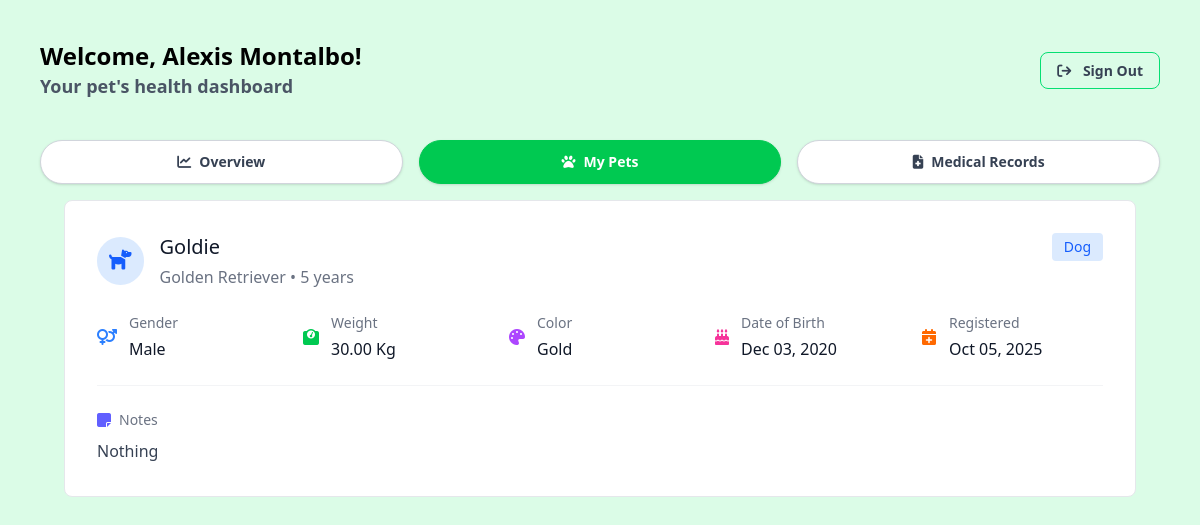
Before: /owner/my-pets.php (signed in) with the older database file.
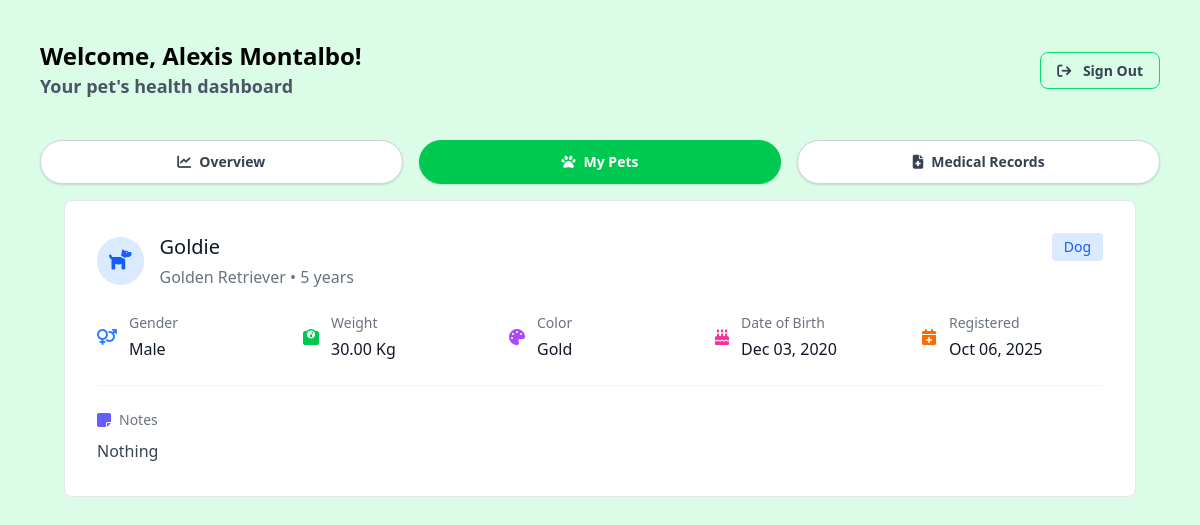
After: the same page with the newer database file.
### tables this page shows
CREATE TABLE `pets` (
  `id` int(10) UNSIGNED NOT NULL,
  `owner_id` bigint(20) DEFAULT NULL,
  `name` text NOT NULL,
  `species` text NOT NULL,
  `breed` text DEFAULT NULL,
  `age` int(11) DEFAULT NULL,
  `age_unit` enum('Days','Months','Years') DEFAULT NULL,
  `gender` enum('Male','Female') DEFAULT NULL,
  `weight` decimal(5,2) DEFAULT NULL,
  `weight_unit` enum('Kg','Lbs') DEFAULT NULL,
  `color` varchar(255) DEFAULT NULL,
  `birth_date` date DEFAULT NULL,
  `notes` longtext DEFAULT NULL,
  `registered_at` timestamp NOT NULL DEFAULT current_timestamp() ON UPDATE current_timestamp(),
  `status` enum('Alive','Dead') NOT NULL DEFAULT 'Alive'
);

### functions/session.php (called while the page is built, shortened)
<?php
class SessionManager
{
    public static function isLoggedIn(): bool
    {
        return isset($_SESSION['user_id']);
    }
    public static function getUser(PDO $pdo): ?array
    {
        $userId = $_SESSION['user_id'];
        $accessType = $_SESSION['access_type'] ?? null;
        if ($accessType === 'owner') {
            $stmt = $pdo->prepare("
            SELECT o.id AS owner_id, o.name, o.email, o.phone, o.address, o.status, o.created_at,
                   u.id AS user_id, u.email, u.access_type
            FROM owners o
            INNER JOIN users u ON o.user_id = u.id
            WHERE u.id = ?
        ");
            $stmt->execute([$userId]);
            return $stmt->fetch(PDO::FETCH_ASSOC) ?: null;
        }
    }
}
?>

### helpers/fetch.php (called while the page is built, shortened)
<?php
function fetchAllData(PDO $pdo, string $query, array $params = []): array
{
    $stmt = $pdo->prepare($query);
    $stmt->execute($params);
    return $stmt->fetchAll(PDO::FETCH_ASSOC);
}

### owner/my-pets.php (the view, shortened to what the changed rows need)
<?php
include_once __DIR__ . '/../config/config.php';
require_once __DIR__ . '/../functions/session.php';
require_once __DIR__ . '/../helpers/fetch.php';
$client = SessionManager::getUser($pdo);
?>
<!DOCTYPE html>
<html lang="en">
<head>
    <link rel="stylesheet" href="../assets/css/output.css">
    <link href="https://cdnjs.cloudflare.com/ajax/libs/font-awesome/6.4.0/css/all.min.css" rel="stylesheet">
</head>
<body class="bg-green-100 w-full">
    <?php
    include_once '../includes/owner-header.php';
    ?>
    <main class="max-w-[1400px] mx-auto px-4 md:px-8 lg:px-16 py-4">
        <div class="space-y-4 md:space-y-6">
            <?php
            $pets = fetchAllData(
                $pdo,
                "SELECT * FROM pets WHERE owner_id = ?",
                [$client['owner_id']]
            );
            $speciesData = [
                'Dog' => ['icon' => 'fa-dog', 'color' => 'text-blue-600', 'bg' => 'bg-blue-100'],
                'Cat' => ['icon' => 'fa-cat', 'color' => 'text-purple-600', 'bg' => 'bg-purple-100'],
                'Bird' => ['icon' => 'fa-dove', 'color' => 'text-green-600', 'bg' => 'bg-green-100'],
                'Fish' => ['icon' => 'fa-fish', 'color' => 'text-teal-600', 'bg' => 'bg-teal-100'],
                'Rabbit' => ['icon' => 'fa-rabbit', 'color' => 'text-pink-600', 'bg' => 'bg-pink-100'],
                'Hamster' => ['icon' => 'fa-mouse', 'color' => 'text-orange-600', 'bg' => 'bg-orange-100'],
                'default' => ['icon' => 'fa-paw', 'color' => 'text-gray-600', 'bg' => 'bg-gray-100']
            ];
            if ($pets) {
                foreach ($pets as $pet) {
                    $species = $pet['species'] ?? 'default';
                    $speciesInfo = $speciesData[$species] ?? $speciesData['default'];
                    ?>
                    <div class="bg-white border border-gray-200 rounded-lg p-4 md:p-8">
                        <div class="pet-header flex justify-between items-start mb-4 md:mb-6">
                            <div class="flex items-center w-full md:w-auto">
                                <div class="<?= $speciesInfo['bg'] ?> rounded-full p-2 md:p-3 mr-3 md:mr-4 flex-shrink-0">
                                    <i
                                        class="fas <?= $speciesInfo['icon'] ?> <?= $speciesInfo['color'] ?> text-lg md:text-xl"></i>
                                </div>
                                <div class="min-w-0 flex-1">
                                    <h2 class="text-lg md:text-xl font-medium text-gray-900 mb-1 truncate">
                                        <?= htmlspecialchars($pet['name']); ?>
                                    </h2>
                                    <p class="text-sm md:text-base text-gray-500">
                                        <?= htmlspecialchars($pet['breed']); ?> •
                                        <?= htmlspecialchars($pet['age']); ?> years
                                    </p>
                                </div>
                            </div>
                            <span
                                class="species-badge <?= $speciesInfo['bg'] ?> <?= $speciesInfo['color'] ?> px-2 md:px-3 py-1 rounded text-xs md:text-sm font-medium whitespace-nowrap">
                                <?= htmlspecialchars($pet['species']); ?>
                            </span>
                        </div>
                        <div class="grid grid-cols-2 md:grid-cols-5 gap-3 md:gap-6 mb-4 md:mb-6">
                            <div class="flex items-start md:items-center">
                                <i
                                    class="fas fa-venus-mars text-blue-500 mr-2 md:mr-3 text-sm md:text-base mt-1 md:mt-0 flex-shrink-0"></i>
                                <div class="min-w-0 flex-1">
                                    <p class="text-xs md:text-sm text-gray-500 mb-1">Gender</p>
                                    <p class="text-sm md:text-base text-gray-900"><?= htmlspecialchars($pet['gender']); ?></p>
                                </div>
                            </div>
                            <div class="flex items-start md:items-center">
                                <i
                                    class="fas fa-weight text-green-500 mr-2 md:mr-3 text-sm md:text-base mt-1 md:mt-0 flex-shrink-0"></i>
                                <div class="min-w-0 flex-1">
                                    <p class="text-xs md:text-sm text-gray-500 mb-1">Weight</p>
                                    <p class="text-sm md:text-base text-gray-900"><?= htmlspecialchars($pet['weight']); ?>
                                        <?= htmlspecialchars($pet['weight_unit']); ?>
                                    </p>
                                </div>
                            </div>
                            <div class="flex items-start md:items-center">
                                <i
                                    class="fas fa-palette text-purple-500 mr-2 md:mr-3 text-sm md:text-base mt-1 md:mt-0 flex-shrink-0"></i>
                                <div class="min-w-0 flex-1">
                                    <p class="text-xs md:text-sm text-gray-500 mb-1">Color</p>
                                    <p class="text-sm md:text-base text-gray-900"><?= htmlspecialchars($pet['color']); ?></p>
                                </div>
                            </div>
                            <div class="flex items-start md:items-center">
                                <i
                                    class="fas fa-birthday-cake text-pink-500 mr-2 md:mr-3 text-sm md:text-base mt-1 md:mt-0 flex-shrink-0"></i>
                                <div class="min-w-0 flex-1">
                                    <p class="text-xs md:text-sm text-gray-500 mb-1">Date of Birth</p>
                                    <p class="text-sm md:text-base text-gray-900">
                                        <?= date('M d, Y', strtotime($pet['birth_date'])); ?>
                                    </p>
                                </div>
                            </div>
                            <div class="flex items-start md:items-center">
                                <i
                                    class="fas fa-calendar-plus text-orange-500 mr-2 md:mr-3 text-sm md:text-base mt-1 md:mt-0 flex-shrink-0"></i>
                                <div class="min-w-0 flex-1">
                                    <p class="text-xs md:text-sm text-gray-500 mb-1">Registered</p>
                                    <p class="text-sm md:text-base text-gray-900">
                                        <?= date('M d, Y', strtotime($pet['registered_at'])); ?>
                                    </p>
                                </div>
                            </div>
                        </div>
                        <?php if (!empty($pet['notes'])): ?>
                            <div class="border-t border-gray-100 pt-4 md:pt-6">
                                <div class="flex items-center mb-2">
                                    <i class="fas fa-sticky-note text-indigo-500 mr-2 text-sm md:text-base"></i>
                                    <p class="text-xs md:text-sm text-gray-500 font-medium">Notes</p>
                                </div>
                                <p class="text-sm md:text-base text-gray-700 leading-relaxed"
                                    style="word-break: break-word; white-space: pre-lines;">
                                    <?= nl2br(htmlspecialchars(ltrim($pet['notes']))); ?>
                                </p>
                            </div>
                        <?php endif; ?>
                    </div>
                    <?php
                }
            }
            ?>
        </div>
    </main>
</body>
</html>

Changed rows visible on the page:
changed pets "Goldie": registered_at "Oct 05, 2025" → "Oct 06, 2025"
